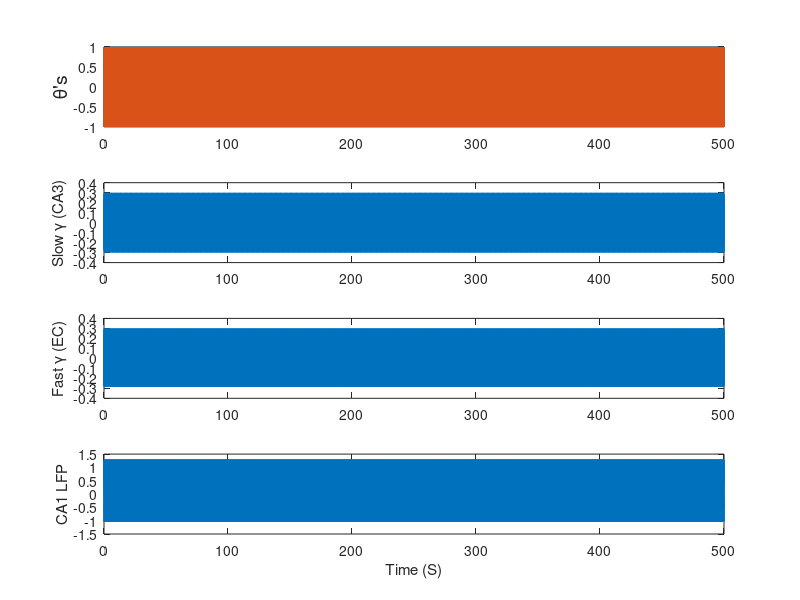

MATLAB code to generate this figure: (Note: this script raises an error after producing the figure.)
% Gamma LFP Model

function gammaSim3() 

fs = 600;              % Sampling frequency (samples per second)
dt = 1/fs;             % seconds per sample
StopTime = 500;        % seconds (~100s to run successfully)
t = (0:dt:StopTime)';  % seconds


F = 8;                 % theta frequency (hertz)
theta = sin(2*pi*F*t);

F = 55; % Hz                 
sGamma = sin(2*pi*F*t);
sgTheta = -sin(2*pi*8*t+pi/2);

F = 80; % Hz                
fGamma = sin(2*pi*F*t);

gScale = .3;
signal = theta + gScale * (fGamma .* relu(theta)) + gScale * (sGamma .* relu(sgTheta));

%%
figure;
numPlts = 4;
subplot(numPlts,1,1)
plot(t,theta); hold on; plot(t,sgTheta)
ylabel('\theta''s','fontsize',14)

subplot(numPlts,1,2)
plot(t,gScale * (sGamma .* relu(-sin(2*pi*8*t+pi/2))))
ylabel('Slow \gamma (CA3)','fontsize',11)

subplot(numPlts,1,3)
plot(t,gScale * (fGamma .* relu(theta)))
ylabel('Fast \gamma (EC)','fontsize',11)

subplot(numPlts,1,4)
%plot(theta + gScale * (fGamma .* relu(theta)) + gScale * (sGamma .* relu(-theta)))
plot(t,signal)
ylabel('CA1 LFP','fontsize',11)
xlabel('Time (S)','fontsize',11)


%% Generate theta mod gamma figure

[modindex, thetarange, gammarange, powPhsDists, bincenters,thetaamps_M,gammaamps_M,stdVals] = thetaModGamma_nonCMB(signal, fs,'filtParams',2,'stdGamma',1,'gammarange',[10:2:140],'thetarange',8);
%thetaPhaseAxis = [linspace(90,360,18)];
thetaPhaseAxis = linspace(-180,180,36); 
figure; imagesc(thetaPhaseAxis,gammarange,powPhsDists)
colormap 'jet';
title('Simulated theta mod gamma')
ylabel('Frequency (Hz)'); xlabel('\theta Phase')
%xticks([-80 90 270]);
%xticks(thetaPhaseAxis)
%
%h = colorbar; set(get(h,'label'),'string','Power (\mew V^{2})'); 
h = colorbar; ylabel(h, 'Power (\muV^{2})','rotation', 270, 'position', [2.7, 1.6, 0], 'fontsize',11);
axis xy; 


%% Thresholded gamma

rt = relu(theta);
fgma = gScale * (fGamma .* rt);
zrt = rt ~= 0;
bw = buckWave(zrt);
%figure; plot(fgma.*bw);
fgmabw = fgma.*bw;

rt2 = relu(-sin(2*pi*8*t+pi/2));
sgma = gScale * (sGamma .* rt2);
zrt2 = rt2 ~= 0;
bw2 = buckWave(zrt2);
%figure; plot(sgma.*bw2);
sgmabw = sgma.*(1 - bw2); % flip bw2 so that they are offset

signal2 = theta + gScale * (fgmabw .* relu(theta)) + gScale * (sgmabw .* relu(sgTheta));


figure; hold on;
numPlts = 4;
subplot(numPlts,1,1);
plot(t,theta); hold on; plot(t,sgTheta);
ylabel('\theta''s','fontsize',14);

subplot(numPlts,1,2);
plot(t,sgmabw);
ylabel('Slow \gamma (CA3)','fontsize',11);

subplot(numPlts,1,3);
plot(t,fgmabw);
ylabel('Fast \gamma (EC)','fontsize',11);

subplot(numPlts,1,4)
%plot(theta + gScale * (fGamma .* relu(theta)) + gScale * (sGamma .* relu(-theta)))
plot(t,signal2)
ylabel('CA1 LFP','fontsize',11)
xlabel('Time (S)','fontsize',11)

%% Generate theta mod gamma figure

[modindex, thetarange, gammarange2, powPhsDists2, bincenters,thetaamps_M,gammaamps_M,stdVals] = thetaModGamma_nonCMB(signal2, fs,'filtParams',2,'stdGamma',1,'gammarange',[10:2:140],'thetarange',8);
%thetaPhaseAxis = [linspace(90,360,18)];
thetaPhaseAxis = linspace(-180,180,36); 
figure; imagesc(thetaPhaseAxis,gammarange2,powPhsDists2)
colormap 'jet';
title('Simulated theta mod gamma (modes)')
ylabel('Frequency (Hz)'); xlabel('\theta Phase')
%xticks([-80 90 270]);
%xticks(thetaPhaseAxis)
%
%h = colorbar; set(get(h,'label'),'string','Power (\mew V^{2})'); 
h = colorbar; ylabel(h, 'Power (\muV^{2})','rotation', 270, 'position', [2.7, 1.6, 0], 'fontsize',11);
axis xy; 

%% Cycle stuff

  
  

end

function y = relu(x)
y = max(0,x);
end

function buckedWave = buckWave(wave)
% Takes a positive square wave, bucks 

zrt = wave;
inds1 = find(diff(zrt)==1);
inds2 = find(diff(zrt)==-1);

ind2 =  inds2(2:4:end,:);
ind1 =  inds1(1:4:end,:);

buckedWave = zrt;
for ind = 1:size(ind2,1)
  buckedWave(ind1(ind):ind2(ind))=0;
end

end

function sm = findStreaks(x,i)
vd = diff([0 x' 0]); %the 0s ensure that there's always a pair of [+1 -1] in the diff
starts = find(vd == i);
ends = find(vd == -i); 
[sm, idx] = max(ends-starts);
end


function breakWave(x,t)
%https://www.mathworks.com/matlabcentral/answers/168261-i-need-a-code-to-separate-each-cycle-of-sine-wave
mcs = x .* circshift(x, [0 -1]);
zxix = find(mcs <= 0);
zx = nan(size(1:2:size(zxix,2)-1));
for k1 = 1:2:size(zxix,2)-1
  zx(k1) = interp1(x(zxix(k1):zxix(k1)+1), t(zxix(k1):zxix(k1)+1), 0);
end

if 1
  figure(1)
  plot(t, x)
  hold on
  plot(zx, zeros(size(zx)), '+r', 'MarkerSize',10)
  hold off
  grid
end
end

function y = sig(x)
y = 1./(1 + exp(-x));
end